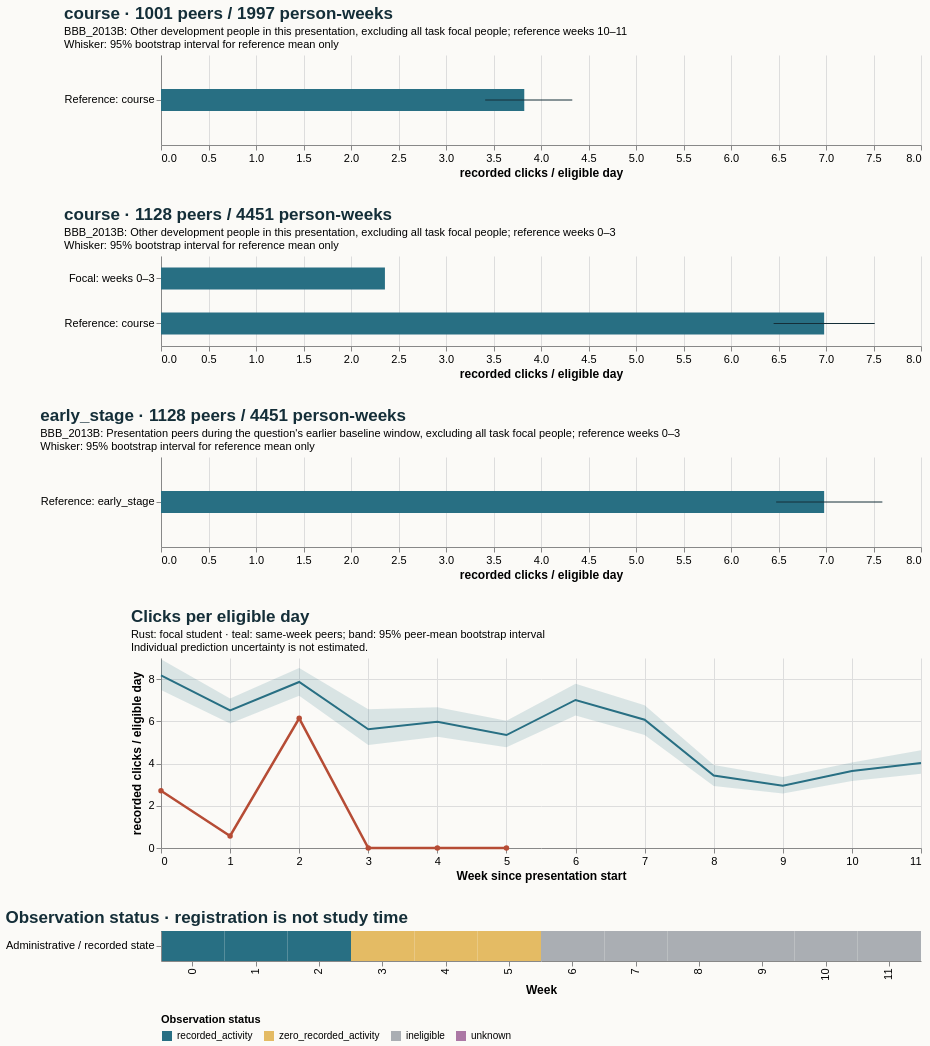

The Vega-Lite source for this figure:
### Vega-Lite specification from a JSON file in a GitHub repository (floating-point values rounded to 4 significant figures)
{"$schema": "https://vega.github.io/schema/vega-lite/v5.20.1.json", "config": {"axis": {"labelFontSize": 11, "titleFontSize": 12}, "background": "#fbfaf7", "font": "sans-serif", "title": {"anchor": "start", "color": "#142e38", "fontSize": 17, "subtitleFontSize": 11}, "view": {"continuousHeight": 300, "continuousWidth": 300, "stroke": null}}, "datasets": {"data-26f28dbb2c2264a96dff7de63656f67b": [{"hi": null, "lo": null, "series": "Focal: weeks 10–11", "value": null}, {"hi": 4.329, "lo": 3.413, "series": "Reference: course", "value": 3.824}], "data-2b522b1915cf081c4224f9e942f35c6b": [{"eligible_days": 7.0, "end_day": 6, "logging_completeness": "unknown", "observation_status": "recorded_activity", "row": "Administrative / recorded state", "score_status": "withheld_release_time_unknown", "start_day": 0, "value": 2.714, "week": 0}, {"eligible_days": 7.0, "end_day": 13, "logging_completeness": "unknown", "observation_status": "recorded_activity", "row": "Administrative / recorded state", "score_status": "withheld_release_time_unknown", "start_day": 7, "value": 0.5714, "week": 1}, {"eligible_days": 7.0, "end_day": 20, "logging_completeness": "unknown", "observation_status": "recorded_activity", "row": "Administrative / recorded state", "score_status": "withheld_release_time_unknown", "start_day": 14, "value": 6.143, "week": 2}, {"eligible_days": 7.0, "end_day": 27, "logging_completeness": "unknown", "observation_status": "zero_recorded_activity", "row": "Administrative / recorded state", "score_status": "withheld_release_time_unknown", "start_day": 21, "value": 0.0, "week": 3}, {"eligible_days": 7.0, "end_day": 34, "logging_completeness": "unknown", "observation_status": "zero_recorded_activity", "row": "Administrative / recorded state", "score_status": "withheld_release_time_unknown", "start_day": 28, "value": 0.0, "week": 4}, {"eligible_days": 3.0, "end_day": 41, "logging_completeness": "unknown", "observation_status": "zero_recorded_activity", "row": "Administrative / recorded state", "score_status": "withheld_release_time_unknown", "start_day": 35, "value": 0.0, "week": 5}, {"eligible_days": 0.0, "end_day": 48, "logging_completeness": "unknown", "observation_status": "ineligible", "row": "Administrative / recorded state", "score_status": "withheld_release_time_unknown", "start_day": 42, "value": null, "week": 6}, {"eligible_days": 0.0, "end_day": 55, "logging_completeness": "unknown", "observation_status": "ineligible", "row": "Administrative / recorded state", "score_status": "withheld_release_time_unknown", "start_day": 49, "value": null, "week": 7}, {"eligible_days": 0.0, "end_day": 62, "logging_completeness": "unknown", "observation_status": "ineligible", "row": "Administrative / recorded state", "score_status": "withheld_release_time_unknown", "start_day": 56, "value": null, "week": 8}, {"eligible_days": 0.0, "end_day": 69, "logging_completeness": "unknown", "observation_status": "ineligible", "row": "Administrative / recorded state", "score_status": "withheld_release_time_unknown", "start_day": 63, "value": null, "week": 9}, {"eligible_days": 0.0, "end_day": 76, "logging_completeness": "unknown", "observation_status": "ineligible", "row": "Administrative / recorded state", "score_status": "withheld_release_time_unknown", "start_day": 70, "value": null, "week": 10}, {"eligible_days": 0.0, "end_day": 83, "logging_completeness": "unknown", "observation_status": "ineligible", "row": "Administrative / recorded state", "score_status": "withheld_release_time_unknown", "start_day": 77, "value": null, "week": 11}], "data-5beb355743f0206198a765fd6017b4d4": [{"hi": null, "lo": null, "series": "Focal: weeks 10–11", "value": null}, {"hi": 7.593, "lo": 6.475, "series": "Reference: early_stage", "value": 6.98}], "data-d02f4c60ee19c422d9529f4fce6e6d70": [{"hi": null, "lo": null, "series": "Focal: weeks 0–3", "value": 2.357}, {"hi": 7.513, "lo": 6.449, "series": "Reference: course", "value": 6.98}], "data-f2763f5ae9475f5420b2e54ddad18ed7": [{"end_day": 6, "focal_value": 2.714, "peer_ci_high": 8.936, "peer_ci_low": 7.488, "peer_mean": 8.174, "peer_observations": 1127, "peer_people": 1127, "reference": "course", "unit": "recorded clicks / eligible day", "week": 0}, {"end_day": 13, "focal_value": 0.5714, "peer_ci_high": 7.084, "peer_ci_low": 5.896, "peer_mean": 6.521, "peer_observations": 1121, "peer_people": 1121, "reference": "course", "unit": "recorded clicks / eligible day", "week": 1}, {"end_day": 20, "focal_value": 6.143, "peer_ci_high": 8.526, "peer_ci_low": 7.206, "peer_mean": 7.865, "peer_observations": 1105, "peer_people": 1105, "reference": "course", "unit": "recorded clicks / eligible day", "week": 2}, {"end_day": 27, "focal_value": 0.0, "peer_ci_high": 6.567, "peer_ci_low": 4.885, "peer_mean": 5.625, "peer_observations": 1098, "peer_people": 1098, "reference": "course", "unit": "recorded clicks / eligible day", "week": 3}, {"end_day": 34, "focal_value": 0.0, "peer_ci_high": 6.668, "peer_ci_low": 5.265, "peer_mean": 5.982, "peer_observations": 1065, "peer_people": 1065, "reference": "course", "unit": "recorded clicks / eligible day", "week": 4}, {"end_day": 41, "focal_value": 0.0, "peer_ci_high": 6.028, "peer_ci_low": 4.775, "peer_mean": 5.35, "peer_observations": 1058, "peer_people": 1058, "reference": "course", "unit": "recorded clicks / eligible day", "week": 5}, {"end_day": 48, "focal_value": null, "peer_ci_high": 7.781, "peer_ci_low": 6.279, "peer_mean": 7.012, "peer_observations": 1050, "peer_people": 1050, "reference": "course", "unit": "recorded clicks / eligible day", "week": 6}, {"end_day": 55, "focal_value": null, "peer_ci_high": 6.762, "peer_ci_low": 5.358, "peer_mean": 6.076, "peer_observations": 1034, "peer_people": 1034, "reference": "course", "unit": "recorded clicks / eligible day", "week": 7}, {"end_day": 62, "focal_value": null, "peer_ci_high": 3.927, "peer_ci_low": 2.937, "peer_mean": 3.431, "peer_observations": 1024, "peer_people": 1024, "reference": "course", "unit": "recorded clicks / eligible day", "week": 8}, {"end_day": 69, "focal_value": null, "peer_ci_high": 3.363, "peer_ci_low": 2.576, "peer_mean": 2.953, "peer_observations": 1007, "peer_people": 1007, "reference": "course", "unit": "recorded clicks / eligible day", "week": 9}, {"end_day": 76, "focal_value": null, "peer_ci_high": 4.05, "peer_ci_low": 3.176, "peer_mean": 3.642, "peer_observations": 1001, "peer_people": 1001, "reference": "course", "unit": "recorded clicks / eligible day", "week": 10}, {"end_day": 83, "focal_value": null, "peer_ci_high": 4.628, "peer_ci_low": 3.522, "peer_mean": 4.025, "peer_observations": 996, "peer_people": 996, "reference": "course", "unit": "recorded clicks / eligible day", "week": 11}]}, "resolve": {"scale": {"color": "independent"}}, "spacing": 28, "vconcat": [{"data": {"name": "data-26f28dbb2c2264a96dff7de63656f67b"}, "height": 90, "layer": [{"encoding": {"x": {"field": "value", "scale": {"domain": [0, 7.973], "zero": true}, "title": "recorded clicks / eligible day", "type": "quantitative"}, "y": {"field": "series", "sort": null, "title": null, "type": "nominal"}}, "mark": {"color": "#286f83", "size": 22, "type": "bar"}}, {"encoding": {"x": {"field": "lo", "type": "quantitative"}, "x2": {"field": "hi"}, "y": {"field": "series", "sort": null, "title": null, "type": "nominal"}}, "mark": {"color": "#142e38", "type": "rule"}}], "title": {"subtitle": ["BBB_2013B: Other development people in this presentation, excluding all task focal people; reference weeks 10–11", "Whisker: 95% bootstrap interval for reference mean only"], "text": "course · 1001 peers / 1997 person-weeks"}, "width": 760}, {"data": {"name": "data-d02f4c60ee19c422d9529f4fce6e6d70"}, "height": 90, "layer": [{"encoding": {"x": {"field": "value", "scale": {"domain": [0, 7.973], "zero": true}, "title": "recorded clicks / eligible day", "type": "quantitative"}, "y": {"field": "series", "sort": null, "title": null, "type": "nominal"}}, "mark": {"color": "#286f83", "size": 22, "type": "bar"}}, {"encoding": {"x": {"field": "lo", "type": "quantitative"}, "x2": {"field": "hi"}, "y": {"field": "series", "sort": null, "title": null, "type": "nominal"}}, "mark": {"color": "#142e38", "type": "rule"}}], "title": {"subtitle": ["BBB_2013B: Other development people in this presentation, excluding all task focal people; reference weeks 0–3", "Whisker: 95% bootstrap interval for reference mean only"], "text": "course · 1128 peers / 4451 person-weeks"}, "width": 760}, {"data": {"name": "data-5beb355743f0206198a765fd6017b4d4"}, "height": 90, "layer": [{"encoding": {"x": {"field": "value", "scale": {"domain": [0, 7.973], "zero": true}, "title": "recorded clicks / eligible day", "type": "quantitative"}, "y": {"field": "series", "sort": null, "title": null, "type": "nominal"}}, "mark": {"color": "#286f83", "size": 22, "type": "bar"}}, {"encoding": {"x": {"field": "lo", "type": "quantitative"}, "x2": {"field": "hi"}, "y": {"field": "series", "sort": null, "title": null, "type": "nominal"}}, "mark": {"color": "#142e38", "type": "rule"}}], "title": {"subtitle": ["BBB_2013B: Presentation peers during the question's earlier baseline window, excluding all task focal people; reference weeks 0–3", "Whisker: 95% bootstrap interval for reference mean only"], "text": "early_stage · 1128 peers / 4451 person-weeks"}, "width": 760}, {"data": {"name": "data-f2763f5ae9475f5420b2e54ddad18ed7"}, "height": 190, "layer": [{"encoding": {"x": {"axis": {"tickMinStep": 1}, "field": "week", "title": "Week since presentation start", "type": "quantitative"}, "y": {"field": "peer_ci_low", "scale": {"zero": true}, "title": "recorded clicks / eligible day", "type": "quantitative"}, "y2": {"field": "peer_ci_high"}}, "mark": {"color": "#286f83", "opacity": 0.16, "type": "area"}}, {"encoding": {"tooltip": [{"field": "week", "type": "quantitative"}, {"field": "peer_mean", "type": "quantitative"}, {"field": "peer_people", "type": "quantitative"}, {"field": "peer_observations", "type": "quantitative"}], "x": {"field": "week", "type": "quantitative"}, "y": {"field": "peer_mean", "type": "quantitative"}}, "mark": {"color": "#286f83", "strokeWidth": 2, "type": "line"}}, {"encoding": {"tooltip": [{"field": "week", "type": "quantitative"}, {"field": "focal_value", "type": "quantitative"}], "x": {"field": "week", "type": "quantitative"}, "y": {"field": "focal_value", "type": "quantitative"}}, "mark": {"color": "#b64c35", "point": {"color": "#b64c35"}, "strokeWidth": 2.5, "type": "line"}}], "title": {"subtitle": ["Rust: focal student · teal: same-week peers; band: 95% peer-mean bootstrap interval", "Individual prediction uncertainty is not estimated."], "text": "Clicks per eligible day"}, "width": 760}, {"data": {"name": "data-2b522b1915cf081c4224f9e942f35c6b"}, "encoding": {"color": {"field": "observation_status", "legend": {"labelLimit": 260, "orient": "bottom"}, "scale": {"domain": ["recorded_activity", "zero_recorded_activity", "ineligible", "unknown"], "range": ["#286f83", "#e4bb64", "#aaaeb3", "#ac78a5"]}, "title": "Observation status", "type": "nominal"}, "tooltip": [{"field": "week", "type": "quantitative"}, {"field": "eligible_days", "type": "quantitative"}, {"field": "observation_status", "type": "nominal"}, {"field": "logging_completeness", "type": "nominal"}], "x": {"field": "week", "title": "Week", "type": "ordinal"}, "y": {"field": "row", "title": null, "type": "nominal"}}, "height": 30, "mark": {"type": "rect"}, "title": "Observation status · registration is not study time", "width": 760}]}
